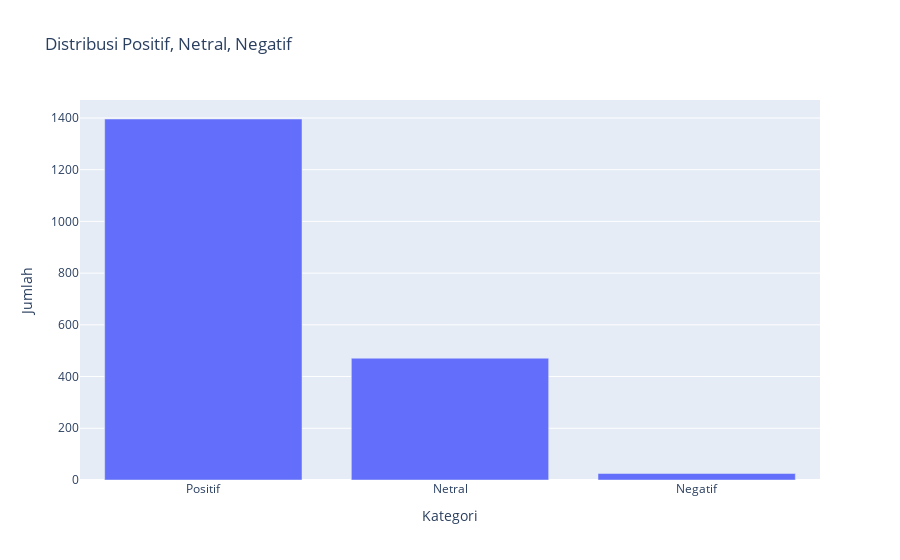

Source (notebook cell):
### Code cell
def kategori(skor):
    if skor >= 4:
        return "Positif"
    elif skor == 3:
        return "Netral"
    else:
        return "Negatif"

kategori_series = series.apply(kategori)
kategori_count = kategori_series.value_counts()

fig5 = px.bar(
    x=kategori_count.index,
    y=kategori_count.values,
    labels={"x": "Kategori", "y": "Jumlah"},
    title="Distribusi Positif, Netral, Negatif"
)

fig5.show()

### Figure 1 — Plotly figure (JSON) as saved in the notebook; plotly's stock layout.template omitted (floating-point values rounded to 4 significant figures)
{"data": [{"hovertemplate": "Kategori=%{x}<br>Jumlah=%{y}<extra></extra>", "legendgroup": "", "marker": {"color": "#636efa", "pattern": {"shape": ""}}, "name": "", "orientation": "v", "showlegend": false, "textposition": "auto", "type": "bar", "x": ["Positif", "Netral", "Negatif"], "xaxis": "x", "y": [1396, 471, 25], "yaxis": "y"}], "layout": {"barmode": "relative", "legend": {"tracegroupgap": 0}, "title": {"text": "Distribusi Positif, Netral, Negatif"}, "xaxis": {"anchor": "y", "domain": [0, 1], "title": {"text": "Kategori"}}, "yaxis": {"anchor": "x", "domain": [0, 1], "title": {"text": "Jumlah"}}}}
